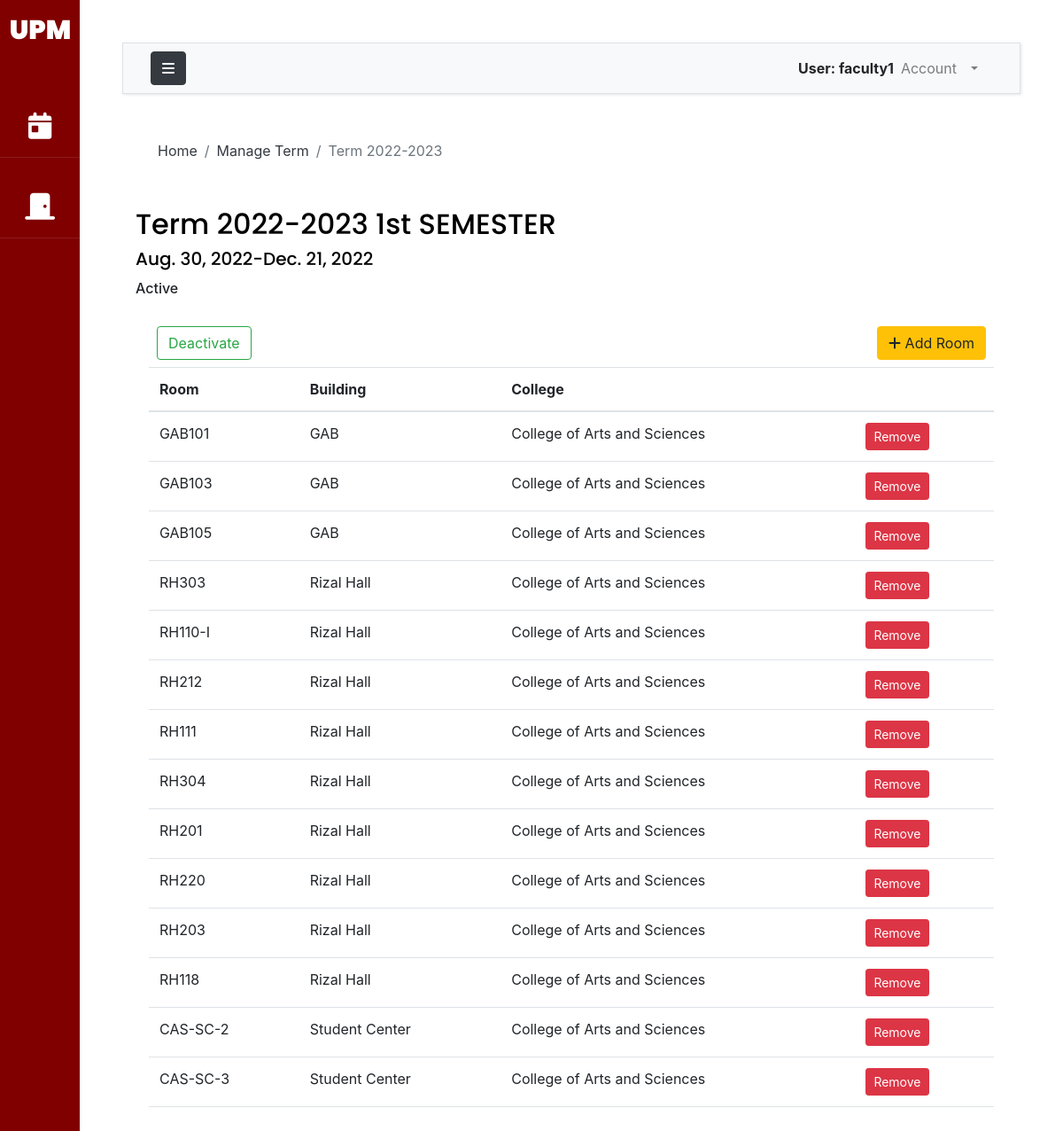
Page /manage-term/2022-2023/ (signed in) on the committed database.
### accounts/models.py (models this page shows, shortened)
class AuthUser(AbstractUser):
    FACULTY = 1
    STAFF = 2
    OCS = 3
    ADPD = 4
    AO = 5
    USER_TYPE_CHOICES = (
        (FACULTY, 'Faculty'),
        (STAFF, 'Staff'),
        (OCS, 'OCS'),
        (ADPD, 'ADPD'),
        (AO,'AO')
    )
    first_name = models.CharField(max_length=200)
    last_name = models.CharField(max_length=200)
    email = models.EmailField(unique=True, validators=[
        EmailValidator(allowlist=['up.edu.ph'])
    ])
    college = models.ForeignKey("UPM.College",on_delete=models.CASCADE,null=True,blank=True)
    department = models.ForeignKey("UPM.Department",on_delete=models.CASCADE,null=True,blank=True)
    user_type = models.PositiveSmallIntegerField(choices=USER_TYPE_CHOICES,null=True)
    def __str__(self):
        return self.username

### UPM/models.py (models this page shows, shortened)
class Term(models.Model):
    SEM=(("1st SEMESTER",'1st Semester'),("2nd SEMESTER","2nd Semester"))
    academicyear = models.CharField(max_length=10)
    semester = models.CharField(max_length=50,choices=SEM,null=True)
    slug = models.SlugField(null=True)
    room = models.ManyToManyField(Room, related_name="room_term", blank=True)
    date_start = models.DateField(null=True)
    date_end = models.DateField(null=True)
    isActivated = models.BooleanField(null=True,default=False)

class Room(models.Model):
    TYPES = (
        (1,"Room"),
        (2,"Theatre"),
    )
    name = models.CharField(max_length=300,null=True, unique=True)
    slug = models.SlugField(null=True)
    room_type =models.PositiveSmallIntegerField(choices=TYPES,null=True)
    college = models.ForeignKey(College,on_delete=models.CASCADE,null=True)
    building = models.ForeignKey(Building, on_delete=models.CASCADE, null=True)
    capacity = models.IntegerField()
    def __str__(self):
        return self.name

class Building(models.Model):
    name = models.CharField(max_length=300,null=True)
    college = models.ForeignKey(College,on_delete=models.CASCADE,null=True)
    slug = models.SlugField(null=True)
    def __str__(self):
        return self.name

class College(models.Model):
    name = models.CharField(max_length=300,null=True)
    slug = models.SlugField(null=True)
    def __str__(self):
        return self.name

### UPM/views.py (the view, shortened to what this page needs)
# urls.py: path('manage-term/<slug:slug>/',views.termView, name='termView'),
@login_required(login_url='loginPage')
def termView(request, slug):
    term = Term.objects.get(slug=slug)
    rooms = term.room.all()
    rms = Room.objects.all()
    room_exclude = []
    for rm in rms:
        for room in rooms:
            if room == rm:
                room_exclude.append(rm)
    room_term = Room.objects.exclude(name__in=room_exclude)
    context ={'term':term,'rooms':rooms,'rms':room_term}
    return render(request,"UPM/term-details.html",context)

### templates/UPM/term-details.html (shortened to what this page needs)
{% extends 'base.html' %}
{% load static %}
{% load crispy_forms_tags %}
{% block breadcrumb %}
<nav aria-label="breadcrumb">
  <ol class="breadcrumb mt-3 ms-4 bg-body">
    <li class="breadcrumb-item"><a href="{% url 'indexPage' %}" class="text-dark">Home</a></li>
    <li class="breadcrumb-item"><a href="{% url 'manageTerm' %}" class="text-dark">Manage Term</a></li>
    <li class="breadcrumb-item active" aria-current="page">Term {{term.academicyear}}</li>
  </ol>
</nav>
{% endblock breadcrumb %}
{% block content %}
<div class = "container w-auto">
    <h2 class="pt-4">Term {{term.academicyear}} {{term.semester}}</h2>
    <h5 class="pb-1">{{term.date_start}}-{{term.date_end}}</h5>
    {% if term.isActivated %}
    <h6 class="pb-4">Active</h6>
    {% else %}
    <h6 class="pb-4">Inactive</h6>
    {% endif %}
    <div class = 'row'>
        <div class ="col">
            <form method='POST'>
                {% if not term.isActivated %}
                <input class = "btn btn-success ms-4 mb-2" type="submit" value="Activate" name="activate">
                {% elif term.isActivated  %}
                <input class = "btn btn-outline-success ms-4 mb-2" type="submit" value="Deactivate" name="deactivate">
                {% endif %}
            </form>
        </div>
        <div class = 'col align-self-end text-end'>
            <button class='btn btn-warning mb-2 mx-4' data-bs-toggle="modal" data-bs-target="#addTermRoom"><i class="fa-solid fa-plus"></i> Add Room</button>
        </div>
    </div>
    <div class="container-fluid overflow-auto">
        <table class="table">
            <thead>
              <tr>
                <th scope="col">Room</th>
                <th scope="col">Building</th>
                <th scope="col">College</th>
                <th scope="col"></th>
              </tr>
            </thead>
            <tbody>
            {% for room in rooms %}
              <tr>
                <td>{{room.name}}</td>
                <td>{{room.building}}</td>
                <td>{{room.college}}</td>
                <td><button class='btn btn-danger btn-sm' data-bs-toggle="modal" data-bs-target="#deletePopup"> Remove</td>
              </tr>
            {% endfor %}
            </tbody>
          </table>
    </div>
</div>
{% endblock content %}

### templates/base.html (shortened to what this page needs)
{% load static %}
{% load crispy_forms_tags %}
<!DOCTYPE html>
<html lang="en">
    <head>
        {% include 'css_modules.html' %}
    </head>
    <body>
        <div class="wrapper d-flex align-items-stretch">
            <nav id="sidebar" class="active">
                <h1><a href="{% url 'indexPage' %}" class="logo mt-2 pt-2">UPM</a></h1>
                <ul class="list-unstyled components mb-5">
                    <li>
                        <a href="{% url 'viewBookings' %}"><i class="fa-solid fa-calendar-day"></i> <span class="link_label ms-1"> Bookings</span></a>
                    </li>
                    {% if request.user.user_type == none %}
                    <li>
                        <a data-bs-toggle="collapse" href="#collapseOptions" role="button" aria-expanded="false" aria-controls="collapseOptions" id="clps"><i class="fa fa-cogs"></i> <span class="link_label">Administrator</span></a>
                        <div class="collapse" id="collapseOptions">
                            <a class='sub ms-4' href="{% url 'manageUsers' %}"><i class="sub fa fa-user"></i><span class="link_label ms-2">Manage Users</span></a>
                            <a class='sub ms-4' href="{% url 'manageCollege' %}"><i class="sub fa-solid fa-school"></i></i><span class="link_label">Manage Colleges</span></a>
                            <a class='sub ms-4' href="{% url 'manageRooms' %}"><i class="sub fa-solid fa-door-closed"></i><span class="link_label ms-1">Manage Rooms</span></a>
                            <a class='sub ms-4' href="{% url 'manageTerm' %}"><i class="sub fa fa-calendar"></i><span class="link_label ms-2">Manage Terms</span></a>
                        <div>
                    </li>
                    {% else %}
                        {% if request.user.user_type != none %}
                        <li>
                            <a href="{% url 'roomView' %}"><i class="fa-solid fa-door-closed"></i> <span class="link_label">View Rooms</span></a>
                        </li>
                       {% endif %}
                    {% endif %}
                </ul>
            </nav>
            <div id="content" class="p-4 p-md-5 bg-body">
                <nav class="navbar navbar-expand-lg navbar-light bg-light border">
                    <div class="container-fluid">
                        <button type="button" id="sidebarCollapse" class="btn btn-dark">
                            <i class="fa fa-bars"></i>
                        </button>
                        <div class="collapse navbar-collapse" id="navbarSupportedContent">
                            <ul class="nav navbar-nav ml-auto">
                                <span class="fw-bolder mt-2">User: {{request.user}}</span>
                                <li class="nav-item dropdown me-3 pe-3">
                                    <a class="nav-link dropdown-toggle" href="#" id="navbarDropdown" role="button" data-bs-toggle="dropdown" aria-expanded="false">
                                      Account
                                    </a>
                                </li>
                            </ul>
                        </div>
                    </div>
                </nav>
                <main>
                    <div class="app-title">
                        {% block breadcrumb %}
                        {% endblock breadcrumb %}
                    </div>
                    {% block content %}
                    {% endblock content %}
                </main>
            </div>
		</div>
    </body>
</html>

### rows in the picture
AuthUser: user "faculty1"
Term: academicyear "2022-2023", semester "1st SEMESTER", date_start "Aug. 30, 2022", date_end "Dec. 21, 2022"
Room: name "GAB101", building "GAB", college "College of Arts and Sciences"
Room: name "GAB103", building "GAB", college "College of Arts and Sciences"
Room: name "GAB105", building "GAB", college "College of Arts and Sciences"
Room: name "RH303", building "Rizal Hall", college "College of Arts and Sciences"
Room: name "RH110-I", building "Rizal Hall", college "College of Arts and Sciences"
Room: name "RH212", building "Rizal Hall", college "College of Arts and Sciences"
Room: name "RH111", building "Rizal Hall", college "College of Arts and Sciences"
Room: name "RH304", building "Rizal Hall", college "College of Arts and Sciences"
Room: name "RH201", building "Rizal Hall", college "College of Arts and Sciences"
Room: name "RH220", building "Rizal Hall", college "College of Arts and Sciences"
Room: name "RH203", building "Rizal Hall", college "College of Arts and Sciences"
Room: name "RH118", building "Rizal Hall", college "College of Arts and Sciences"
Room: name "CAS-SC-2", building "Student Center", college "College of Arts and Sciences"
Room: name "CAS-SC-3", building "Student Center", college "College of Arts and Sciences"
